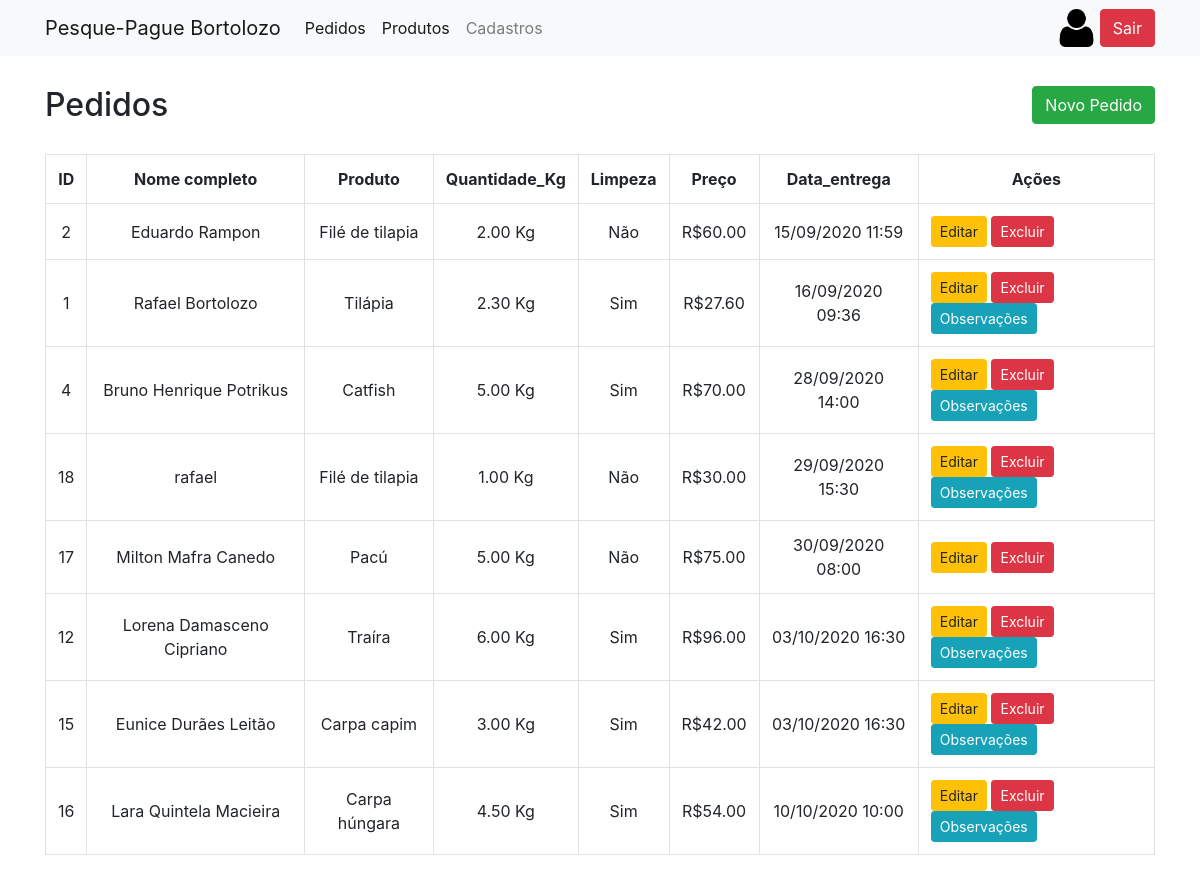
/pedidos/index.php (signed in), run on the app's committed database.
### tables this page shows
CREATE TABLE `pedidos` (
  `id` int NOT NULL AUTO_INCREMENT,
  `nome` varchar(100) NOT NULL,
  `id_produto` int NOT NULL,
  `mensagem` text,
  `qtd_kg` decimal(5,2) NOT NULL,
  `limpeza` tinyint NOT NULL,
  `preco` decimal(6,2) NOT NULL,
  `data_entrega` datetime NOT NULL,
  PRIMARY KEY (`id`),
  KEY `FK_PRODUTO_idx` (`id_produto`) /*!80000 INVISIBLE */,
  CONSTRAINT `FK_PRODUTO` FOREIGN KEY (`id_produto`) REFERENCES `produtos` (`id`)
);

CREATE TABLE `produtos` (
  `id` int NOT NULL AUTO_INCREMENT,
  `nome` varchar(50) DEFAULT NULL,
  `preco` decimal(5,2) DEFAULT NULL,
  `url_imagem_produto` varchar(150) DEFAULT NULL,
  `limpavel` tinyint DEFAULT NULL,
  PRIMARY KEY (`id`)
);

### src/dao/PedidoDAO.php (called while the page is built, shortened)
<?php
    class PedidoDAO{
        public static function getAll(){
            $con = ConnectionFactory::getConnection();
            $stmt= $con->prepare("SELECT pe.id, pe.nome, pe.id_produto, pe.mensagem, pe.qtd_kg, pe.limpeza,
                                  pe.preco, DATE_FORMAT(pe.data_entrega, '%d/%m/%Y') as data,
                                  TIME_FORMAT(pe.data_entrega, '%H:%i') as horario, pe.data_entrega, pr.nome as nome_produto
                                  FROM pedidos pe
                                  JOIN produtos pr
                                  on (pe.id_produto = pr.id) ORDER BY pe.data_entrega ASC");
            $stmt->execute();
            return $stmt;
        }
    }
?>

### pedidos/index.php (the view, shortened to what this page needs)
<?php
    $stmt= PedidoDAO::getAll();
?>
<!DOCTYPE html>
<html lang="pt-BR">
<head>
    <?php include("../partials/_head.php")?>
</head>
<body>
    <?php include("../partials/_header.php")?>
    <section id="content">
        <div class="container">
            <div class="row">
                <div class="col-md-12">
                    <h2>Pedidos <a href="/pedidos/new.php" class="btn btn-success float-right">Novo Pedido</a></h2>
                    <table class="table table-bordered">
                        <tr>
                            <th>ID</th>
                            <th>Nome completo</th>
                            <th>Produto</th>
                            <th>Quantidade_Kg</th>
                            <th>Limpeza</th>
                            <th>Preço</th>
                            <th>Data_entrega</th>
                            <th>Ações</th>
                        </tr>
                        <?php while ($pedido= $stmt->fetch(PDO::FETCH_OBJ)) :?>
                            <tr>
                                <td class="align-middle"><?=$pedido->id?></td>
                                <td class="align-middle"><?=$pedido->nome?></td>
                                <td class="align-middle"><?=$pedido->nome_produto?></td>
                                <td class="align-middle"><?=$pedido->qtd_kg?> Kg</td>
                                <?php if(($pedido->limpeza)==1) :?>
                                    <td class="align-middle">Sim</td>
                                <?php else :?>
                                    <td class="align-middle">Não</td>
                                <?php endif?>
                                <td class="align-middle">R$<?=$pedido->preco?></td>
                                <td class="align-middle"><?=$pedido->data?> <?=$pedido->horario?></td>
                                <td class="align-middle acoes">
                                    <a href="/pedidos/edit.php?id=<?=$pedido->id?>" class="btn btn-sm btn-warning">Editar</a>
                                    <a href="/pedidos/destroy.php?id=<?=$pedido->id?>" class="btn btn-sm btn-danger" onclick="return confirm('Você realmente deseja excluir o pedido <?=$pedido->id?>-<?=$pedido->nome?> ?')">Excluir</a>
                                    <?php if($pedido->mensagem) :?>
                                        <a href="/pedidos/show.php?id=<?=$pedido->id?>" class="btn btn-sm btn-info">Observações</a>
                                    <?php endif?>
                                </td>
                            </tr>
                        <?php endwhile?>
                    </table>
                </div>
            </div>
        </div>
    </section>
</body>
</html>

### css/style.css (style rules this page uses)
table th { text-align: center; }
table td { text-align: center; }
table td.acoes { text-align: initial; }
section#content { margin-top: 30px; }
section#content h2 { margin-bottom: 30px; }

### data on the page
pedidos: id "2", nome "Eduardo Rampon", id_produto.nome "Filé de tilapia", qtd_kg "2.00", limpeza "Não", preco "60.00", data "15/09/2020", horario "11:59"
pedidos: id "1", nome "Rafael Bortolozo", id_produto.nome "Tilápia", qtd_kg "2.30", limpeza "Sim", preco "27.60", data "16/09/2020", horario "09:36"
pedidos: id "4", nome "Bruno Henrique Potrikus", id_produto.nome "Catfish", qtd_kg "5.00", limpeza "Sim", preco "70.00", data "28/09/2020", horario "14:00"
pedidos: id "18", nome "rafael", id_produto.nome "Filé de tilapia", qtd_kg "1.00", limpeza "Não", preco "30.00", data "29/09/2020", horario "15:30"
pedidos: id "17", nome "Milton Mafra Canedo", id_produto.nome "Pacú", qtd_kg "5.00", limpeza "Não", preco "75.00", data "30/09/2020", horario "08:00"
pedidos: id "12", nome "Lorena Damasceno Cipriano", id_produto.nome "Traíra", qtd_kg "6.00", limpeza "Sim", preco "96.00", data "03/10/2020", horario "16:30"
pedidos: id "15", nome "Eunice Durães Leitão", id_produto.nome "Carpa capim", qtd_kg "3.00", limpeza "Sim", preco "42.00", data "03/10/2020", horario "16:30"
pedidos: id "16", nome "Lara Quintela Macieira", id_produto.nome "Carpa húngara", qtd_kg "4.50", limpeza "Sim", preco "54.00", data "10/10/2020", horario "10:00"
